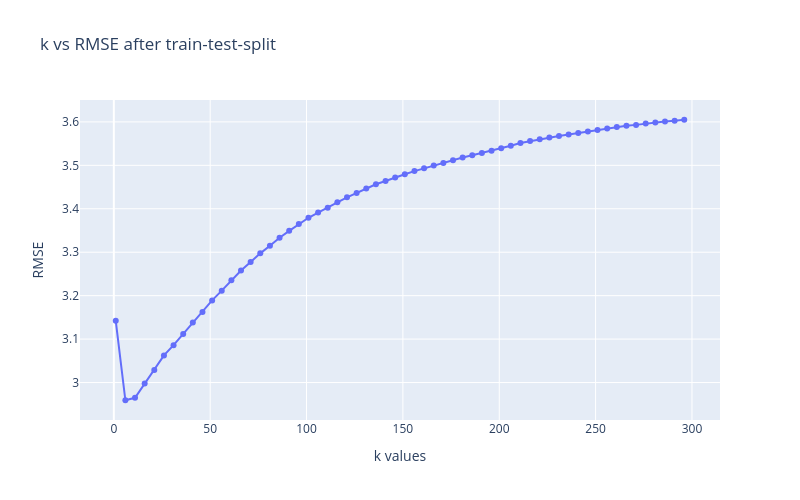

The code cell stored with this chart in its notebook:
### Markdown cell above
We will apply csr_matrix and SVD to the train dataset using the un-normalized rating since we want to use the model to predict user ratings.

### Code cell
#To create a train split data set to validate the model:
train, test = train_test_split(df_fix, test_size=0.2, random_state=41)
print(f"Train set size: {train.shape[0]}")
print(f"Test set size: {test.shape[0]}")

#To create a dense matrix for the training set:
train_row = train['user_idx'].values
train_col = train['movie_idx'].values

csr_train = csr_matrix((train['rating'], (train_row, train_col)))

#Manual tuning of k for the training set:
k_train_values = []
rmse_train_values = []

for k in range(1, 300, 5): #Computing half of the original matrix size
    u_train, s_train, vt_train = svds(csr_train, k=k)
    
    #To reverse the array orders:
    u_train = u_train[:, ::-1]
    s_train = np.diag(s_train[::-1])
    vt_train = vt_train[::-1, :]
    
    #To re-combine all three factorized matrices back:
    csr_train_reconstructed = np.dot(np.dot(u_train, s_train), vt_train)
    
    #To get the predicted values for the test set:
    pred_scores_train = csr_train_reconstructed[test['user_idx'].values, test['movie_idx'].values]
    
    #Calculate the RMSE
    rmse_train = np.sqrt(mean_squared_error(test['rating'], pred_scores_train))
    
    #Save the results:
    rmse_train_values.append(rmse_train)
    k_train_values.append(k)
    
#To visualize the results:
fig = px.line(
    x=k_train_values,
    y=rmse_train_values,
    labels={'x': 'k values', 'y': 'RMSE'},
    title='k vs RMSE after train-test-split',
    width=800,
    height=500 
    )
fig.update_traces(mode='lines+markers')

### Figure 1 — Plotly figure (JSON) as saved in the notebook; plotly's stock layout.template omitted (floating-point values rounded to 4 significant figures)
{"data": [{"hovertemplate": "k values=%{x}<br>RMSE=%{y}<extra></extra>", "legendgroup": "", "line": {"color": "#636efa", "dash": "solid"}, "marker": {"symbol": "circle"}, "mode": "lines+markers", "name": "", "orientation": "v", "showlegend": false, "type": "scatter", "x": [1, 6, 11, 16, 21, 26, 31, 36, 41, 46, 51, 56, 61, 66, 71, 76, 81, 86, 91, 96, 101, 106, 111, 116, 121, 126, 131, 136, 141, 146, 151, 156, 161, 166, 171, 176, 181, 186, 191, 196, 201, 206, 211, 216, 221, 226, 231, 236, 241, 246, 251, 256, 261, 266, 271, 276, 281, 286, 291, 296], "xaxis": "x", "y": [3.142, 2.959, 2.965, 2.998, 3.029, 3.062, 3.086, 3.112, 3.138, 3.162, 3.189, 3.211, 3.235, 3.258, 3.277, 3.297, 3.315, 3.333, 3.349, 3.365, 3.379, 3.391, 3.402, 3.415, 3.426, 3.436, 3.446, 3.456, 3.464, 3.472, 3.479, 3.487, 3.493, 3.5, 3.505, 3.511, 3.518, 3.523, 3.529, 3.533, 3.539, 3.545, 3.551, 3.556, 3.56, 3.564, 3.568, 3.571, 3.574, 3.578, 3.581, 3.585, 3.588, 3.591, 3.593, 3.596, 3.599, 3.601, 3.603, 3.605], "yaxis": "y"}], "layout": {"height": 500, "legend": {"tracegroupgap": 0}, "title": {"text": "k vs RMSE after train-test-split"}, "width": 800, "xaxis": {"anchor": "y", "domain": [0, 1], "title": {"text": "k values"}}, "yaxis": {"anchor": "x", "domain": [0, 1], "title": {"text": "RMSE"}}}}
